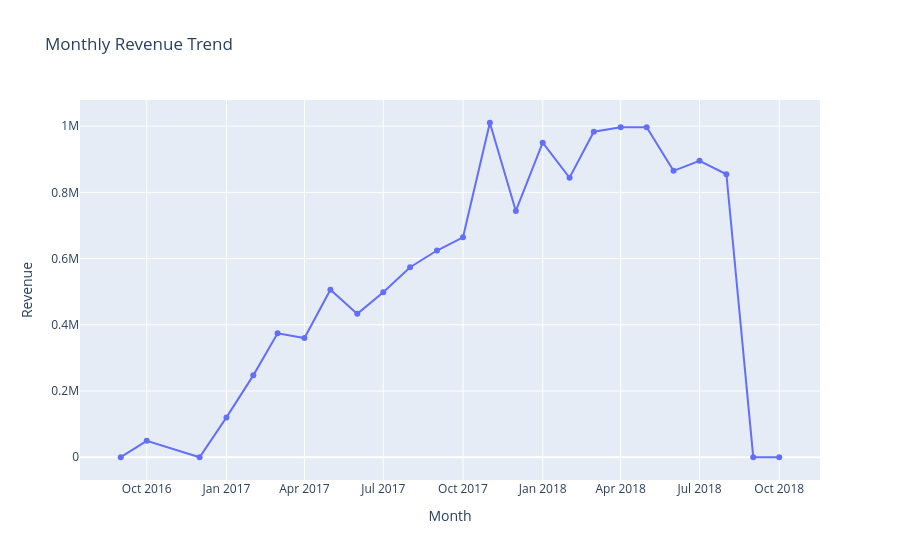

This figure's notebook cell:
### Code cell
#Create the chart
fig = px.line(
    monthly_sales,
    x="order_month",
    y="revenue",
    markers=True,
    title="Monthly Revenue Trend"
)

fig.update_layout(
    xaxis_title="Month",
    yaxis_title="Revenue"
)

fig.show()

### Figure 1 — Plotly figure (JSON) as saved in the notebook; plotly's stock layout.template omitted (floating-point values rounded to 4 significant figures)
{"data": [{"hovertemplate": "order_month=%{x}<br>revenue=%{y}<extra></extra>", "legendgroup": "", "line": {"color": "#636efa", "dash": "solid"}, "marker": {"symbol": "circle"}, "mode": "lines+markers", "name": "", "orientation": "v", "showlegend": false, "type": "scatter", "x": ["2016-09", "2016-10", "2016-12", "2017-01", "2017-02", "2017-03", "2017-04", "2017-05", "2017-06", "2017-07", "2017-08", "2017-09", "2017-10", "2017-11", "2017-12", "2018-01", "2018-02", "2018-03", "2018-04", "2018-05", "2018-06", "2018-07", "2018-08", "2018-09", "2018-10"], "xaxis": "x", "y": [267.4, 49510.0, 10.9, 120300.0, 247300.0, 374300.0, 359900.0, 506100.0, 433000.0, 498000.0, 574000.0, 624400.0, 664200.0, 1010000.0, 743900.0, 950000.0, 844200.0, 983200.0, 996600.0, 996500.0, 865100.0, 895500.0, 854700.0, 145.0, 0.0], "yaxis": "y"}], "layout": {"legend": {"tracegroupgap": 0}, "title": {"text": "Monthly Revenue Trend"}, "xaxis": {"anchor": "y", "domain": [0, 1], "title": {"text": "Month"}}, "yaxis": {"anchor": "x", "domain": [0, 1], "title": {"text": "Revenue"}}}}
